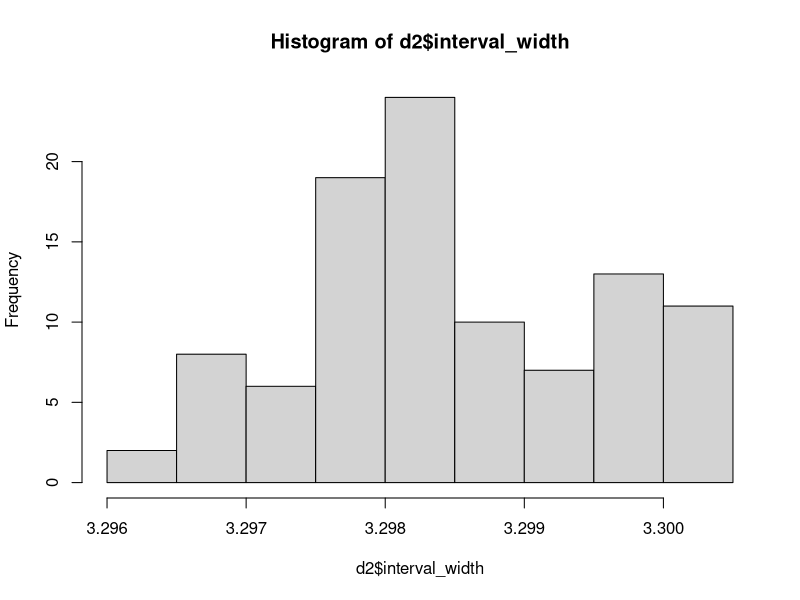
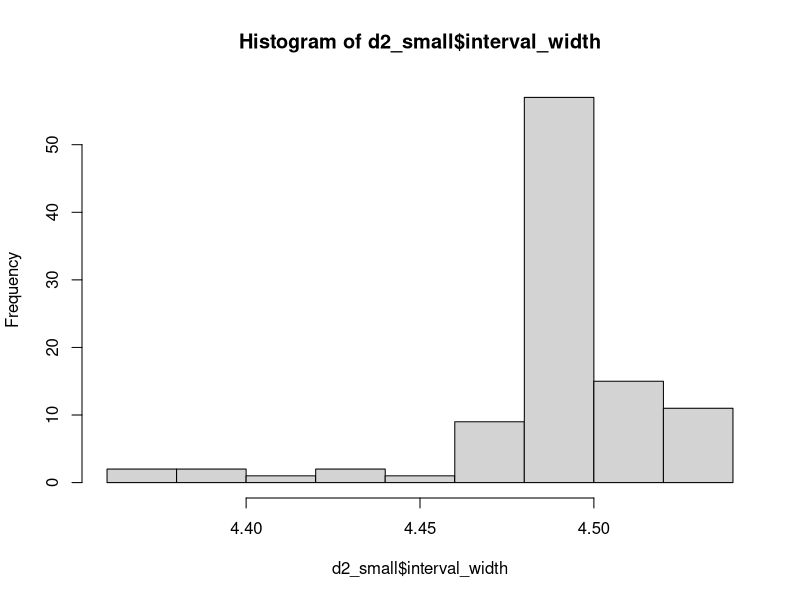
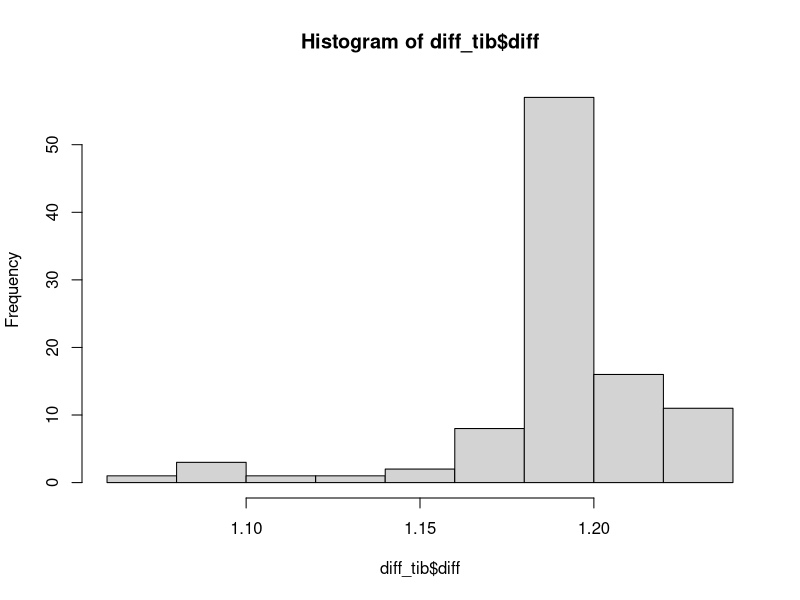

The R source for these figures, in order:
## ---- chunk 1
set.seed(2023-02-16)
#n_test <- 1000
n_test <- 100
n_training <- 10000
n <- n_test + n_training
x <- rnorm(n = n)
b <- 10
epsilon <- rnorm(n = n)
y <- x * b + epsilon
dat_all <- tibble::tibble(id = 1:n,
               x = x,
               y = y
               )
## ---- chunk 2
library(magrittr)
test_ids <- sample(x = dat_all$id, size = n_test)
dat_test <- dat_all %>%
              dplyr::filter(id %in% test_ids)
dat_training_pre <- dat_all %>%
                  dplyr::filter(!(id %in% test_ids))
## ---- chunk 3
n_folds <- 5
training_ids_shuffled <- sample(x = dat_training_pre$id, size = n_training)
folds <- cut(seq(1, n_training), breaks=n_folds, labels=FALSE)
dat_training <- tibble::tibble(id = training_ids_shuffled, fold = folds) %>%
                  dplyr::left_join(dat_training_pre, by = "id") %>%
                  dplyr::arrange(id)
## ---- chunk 4
predvals <- list()
lm_out_list <- list()
for (i in 1:n_folds){
  dd <- dat_training %>%
          dplyr::filter(fold != i)
  lm_out <- lm(y ~ x, data = dd)
  lm_out_list[[i]] <- lm_out
  te <- dat_training %>%
          dplyr::filter(fold == i)
  te_design <- cbind(1, te$x)
  predvals[[i]] <- te %>%
    dplyr::mutate(predicted = as.vector(te_design %*% lm_out$coefficients))  
}
pred <- predvals %>%
          dplyr::bind_rows() %>%
          dplyr::arrange(id) %>%
          dplyr::mutate(absolute_residual = abs(y - predicted))
## ---- chunk 5
alpha <- 0.1
# construct the five intervals for each test set subject
test_fitted <- list()
for (i in 1:n_folds){
    design_matrix <- cbind(1, dat_test$x)
    test_fitted[[i]] <- dat_test %>% 
                            dplyr::mutate(fitted = as.vector(design_matrix %*% lm_out_list[[i]]$coefficients))
}
## ---- chunk 6
qplus <- function(x, alpha = 0.1){
    n <- length(x)
    index <- ceiling((1 - alpha) * (n + 1))
    # order x in ascending order
    x_ordered <- sort(x)
    return(x_ordered[index])
}
tf_tib <- tibble::tibble(test_fitted[[1]]$fitted, test_fitted[[2]]$fitted, test_fitted[[3]]$fitted, test_fitted[[4]]$fitted, test_fitted[[5]]$fitted)


upper <- numeric(length = n_test)
lower <- numeric(length = n_test)
for (test_index in 1:n_test){
    indices <- pred$fold
    mu_hat <- tf_tib[test_index, indices] %>% as.numeric()
    rr <- pred$absolute_residual
    sum_vec <- mu_hat + rr 
    diff_vec <- mu_hat - rr
    upper[test_index] <- qplus(sum_vec, alpha)    
    lower[test_index] <- - qplus( - diff_vec, alpha) # note negative signs
}
d2 <- dat_test %>%
        dplyr::mutate(lower = lower, 
                      upper = upper, 
                      in_interval = (y <= upper & y >= lower),
                      interval_width = upper - lower
                      )
## ---- chunk 7
# summarise d2 contents
d2 %>%
    dplyr::summarise(coverage = mean(in_interval))
## ---- chunk 8
hist(d2$interval_width)
## ---- chunk 9
dat_tr_list <- list()
for (i in 1:n_folds){
    dtr <- dat_training %>%
        dplyr::filter(fold == i)
    ids_to_keep <- sample(dtr$id, size = 20)
    dat_tr_list[[i]] <- dtr %>%
                            dplyr::filter(id %in% ids_to_keep)    
}
dat_tr <- dat_tr_list %>% dplyr::bind_rows()
## ---- chunk 10
predvals <- list()
lm_out_list <- list()
for (i in 1:n_folds){
  dd <- dat_tr %>%
          dplyr::filter(fold != i)
  lm_out <- lm(y ~ x, data = dd)
  lm_out_list[[i]] <- lm_out
  te <- dat_tr %>%
          dplyr::filter(fold == i)
  te_design <- cbind(1, te$x)
  predvals[[i]] <- te %>%
    dplyr::mutate(predicted = as.vector(te_design %*% lm_out$coefficients))  
}
pred <- predvals %>%
          dplyr::bind_rows() %>%
          dplyr::arrange(id) %>%
          dplyr::mutate(residual = y - predicted) %>%
          dplyr::mutate(absolute_residual = abs(residual))
# construct the five intervals for each test set subject
test_fitted <- list()
for (i in 1:n_folds){
    design_matrix <- cbind(1, dat_test$x)
    test_fitted[[i]] <- dat_test %>% 
                            dplyr::mutate(fitted = as.vector(design_matrix %*% lm_out_list[[i]]$coefficients))
}
tf_tib <- tibble::tibble(test_fitted[[1]]$fitted, 
                        test_fitted[[2]]$fitted, 
                        test_fitted[[3]]$fitted, 
                        test_fitted[[4]]$fitted, 
                        test_fitted[[5]]$fitted)

#calculate interval bounds
upper <- numeric(length = n_test)
lower <- numeric(length = n_test)
for (test_index in 1:n_test){
    indices <- pred$fold
    mu_hat <- tf_tib[test_index, indices] %>% as.numeric()
    rr <- pred$absolute_residual
    sum_vec <- mu_hat + rr 
    diff_vec <- mu_hat - rr
    upper[test_index] <- qplus(sum_vec, alpha = alpha)    
    lower[test_index] <- - qplus( - diff_vec, alpha)
}
d2_small <- dat_test %>%
        dplyr::mutate(lower = lower, 
                      upper = upper, 
                      in_interval = (y <= upper & y >= lower),
                      interval_width = upper - lower
                      )

## ---- chunk 11
# summarise d2 contents
d2_small %>%
    dplyr::summarise(coverage = mean(in_interval))
## ---- chunk 12
hist(d2_small$interval_width)
## ---- chunk 13
d2 <- d2 %>%
    dplyr::select(id, interval_width)
diff_tib <- d2_small %>%
                dplyr::select(id, interval_width) %>%
                dplyr::rename(interval_width_small = interval_width) %>%
                dplyr::left_join(d2, by = "id") %>%
                dplyr::mutate(diff = interval_width_small - interval_width)
hist(diff_tib$diff)
